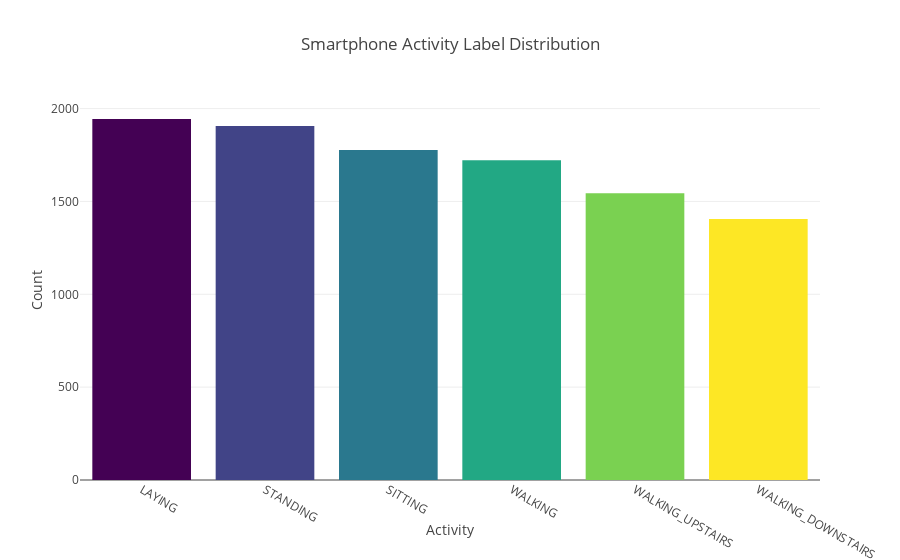

The notebook cell this image was saved under:
### Code cell
label_counts = label.value_counts()

n = label_counts.shape[0]
colormap = get_cmap('viridis')
colors = [rgb2hex(colormap(col)) for col in np.arange(0,1.01,1/(n-1))]

data = go.Bar(x = label_counts.index,
             y = label_counts,
             marker = dict(color = colors))

layout = go.Layout(title = 'Smartphone Activity Label Distribution',
                  xaxis = dict(title = 'Activity'),
                  yaxis = dict(title = 'Count'))

fig = go.Figure(data = [data], layout=layout)
iplot(fig)

### Figure 1 — Plotly figure (JSON) as saved in the notebook; plotly's stock layout.template omitted (floating-point values rounded to 4 significant figures)
{"data": [{"marker": {"color": ["#440154", "#414487", "#2a788e", "#22a884", "#7ad151", "#fde725"]}, "type": "bar", "uid": "863e450b-7238-4cc5-b0f0-47d2695abec7", "x": ["LAYING", "STANDING", "SITTING", "WALKING", "WALKING_UPSTAIRS", "WALKING_DOWNSTAIRS"], "y": [1944, 1906, 1777, 1722, 1544, 1406]}], "layout": {"title": {"text": "Smartphone Activity Label Distribution"}, "xaxis": {"title": {"text": "Activity"}}, "yaxis": {"title": {"text": "Count"}}}}
